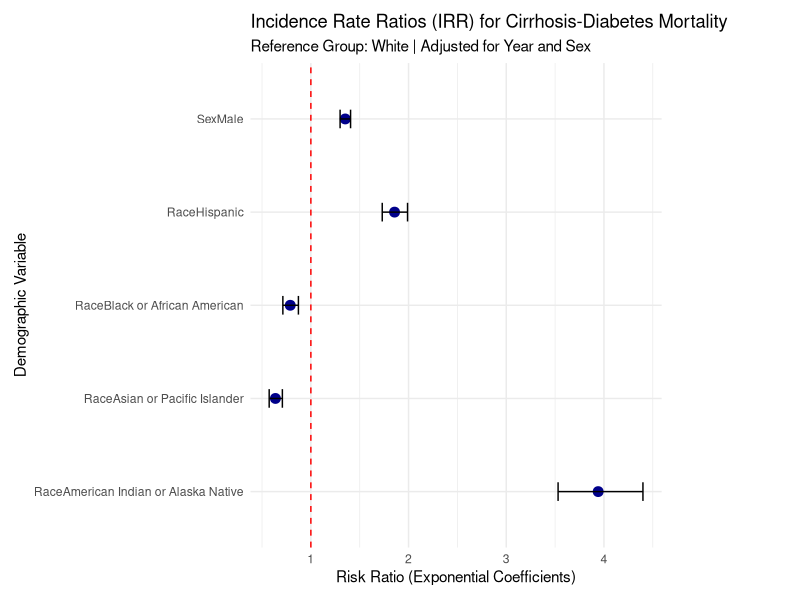
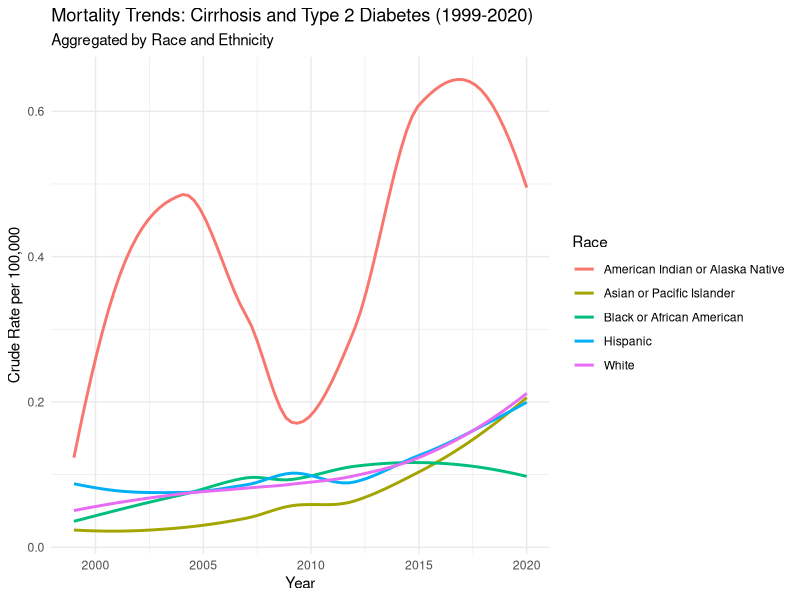
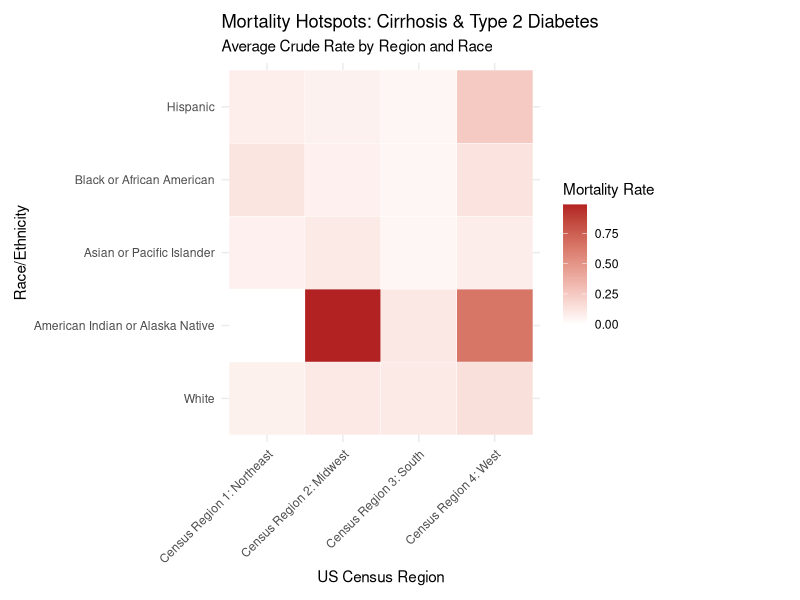
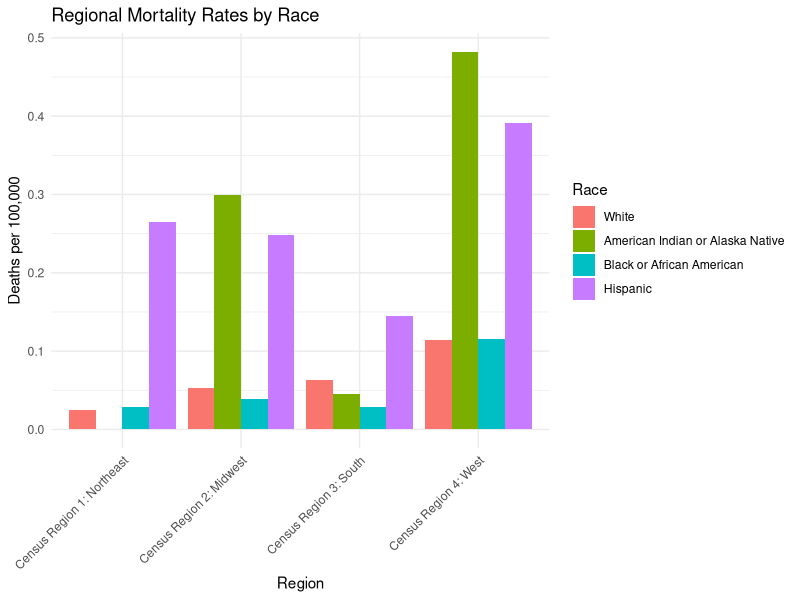
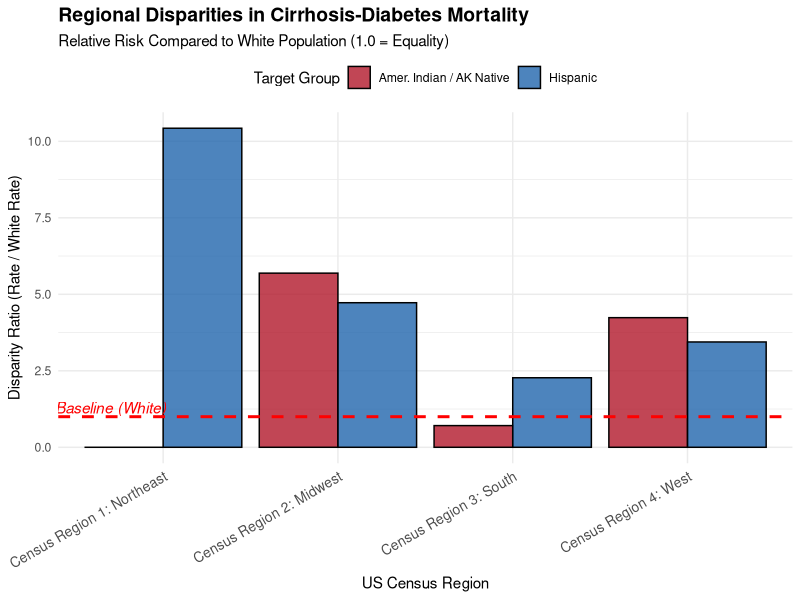
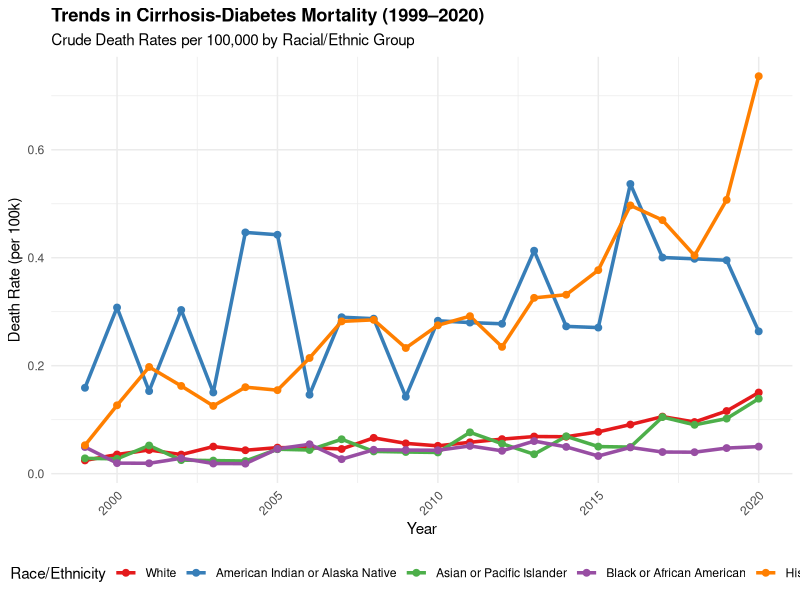
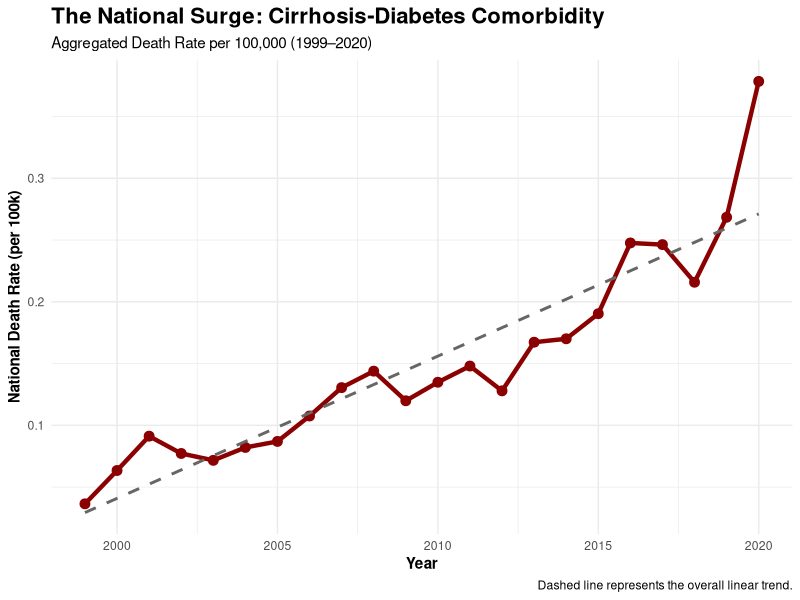
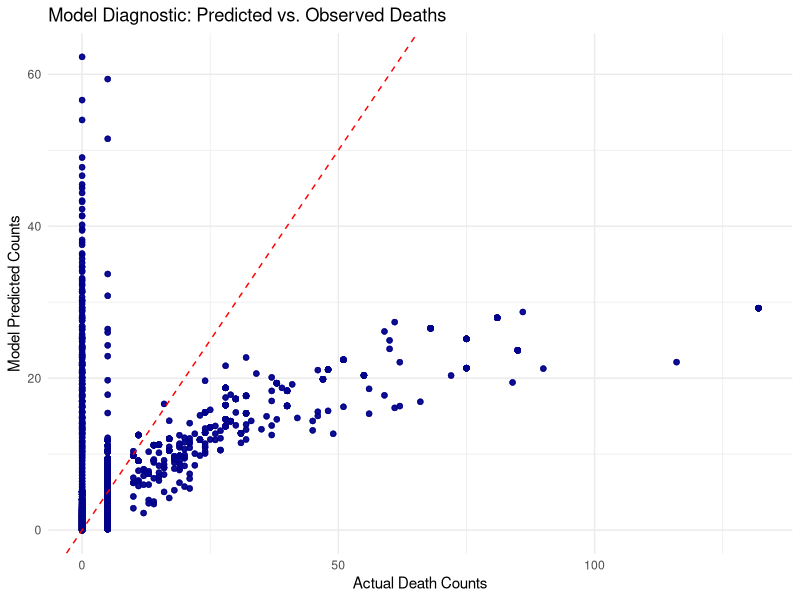

The R source for these figures, in order:
## ---- chunk 1
knitr::opts_chunk$set(echo = TRUE)
## ---- chunk 2
#Load Libraries
if (!require("tidyverse")) install.packages("tidyverse")
library(tidyverse)
if (!require("MASS")) install.packages("MASS")
library(MASS)
if (!require("ggplot2")) install.packages("ggplot2")
library(ggplot2)
if (!require("broom")) install.packages("broom")
library(broom)
## ---- chunk 3
df1 <- read_csv("CensusMCD.csv")
## ---- chunk 4
# 1. Convert Year to integer and Drop the Notes column
df1 <- df1 %>%
  mutate(Year = as.integer(Year))

# 2. Replace the text "Suppressed" with "5"  (the mean(Deaths))
df1$Deaths[df1$Deaths == "Suppressed"] <- "5"

# 3. Convert the entire Deaths column to numeric
df1$Deaths <- as.integer(df1$Deaths)

#Fix Race
# 4. We use mutate with ifelse (or case_when) to overwrite the values
df1 <- df1 %>%
  mutate(
    # Ensure both columns are strings to avoid type errors
    `Hispanic Origin` = as.character(`Hispanic Origin`),
    Race = as.character(Race),
    
    # Use case_when to precisely map the new Race values
    Race = case_when(
      `Hispanic Origin` == "Hispanic or Latino" ~ "Hispanic",
      `Hispanic Origin` == "Not Hispanic or Latino" ~ Race,
      is.na(`Hispanic Origin`) ~ Race, # Keeps original Race if Hispanic info is missing
      TRUE ~ Race                     # Safety net: keep original value otherwise
    ),
    
    # Do the same for the Codes
    `Race Code` = case_when(
      `Hispanic Origin` == "Hispanic or Latino" ~ `Hispanic Origin Code`,
      TRUE ~ as.character(`Race Code`)
    )
  )

# 5. Verification check
# This should now show "Hispanic", "White", "Black", AND "American Indian..."
unique(df1$Race)

# 6. Drop columns by name
df1_cleaned <- df1[, !(names(df1) %in% c("Hispanic Origin", "Hispanic Origin Code", "Notes"))]

# 7. Drop rows 2113 through 2200
df1_cleaned <- df1_cleaned %>%
  slice(-(2113:2200))

# See the count of each category
table(df1_cleaned$`Crude Rate`)

# See the count of each category
table(df1_cleaned$Deaths)

# See the count of each category
table(df1_cleaned$Race)

## ---- chunk 5
df2 <- read_csv("CensusOnlyK.csv")
## ---- chunk 6
# 1. Convert Year to integer and Drop the Notes column
df2 <- df2 %>%
  mutate(Year = as.integer(Year))

# 2. Replace the text "Suppressed" with "5"  (the mean(Deaths))
df2$Deaths[df2$Deaths == "Suppressed"] <- "5"

# 3. Convert the entire Deaths column to numeric
df2$Deaths <- as.integer(df2$Deaths)

#Fix Race
# 4. We use mutate with ifelse (or case_when) to overwrite the values
df2 <- df2 %>%
  mutate(
    # Ensure both columns are strings to avoid type errors
    `Hispanic Origin` = as.character(`Hispanic Origin`),
    Race = as.character(Race),
    
    # Use case_when to precisely map the new Race values
    Race = case_when(
      `Hispanic Origin` == "Hispanic or Latino" ~ "Hispanic",
      `Hispanic Origin` == "Not Hispanic or Latino" ~ Race,
      is.na(`Hispanic Origin`) ~ Race, # Keeps original Race if Hispanic info is missing
      TRUE ~ Race                     # Safety net: keep original value otherwise
    ),
    
    # Do the same for the Codes
    `Race Code` = case_when(
      `Hispanic Origin` == "Hispanic or Latino" ~ `Hispanic Origin Code`,
      TRUE ~ as.character(`Race Code`)
    )
  )

# 5. Verification check
# This should now show "Hispanic", "White", "Black", AND "American Indian..."
unique(df2$Race)

# 6. Drop columns by name
df2_cleaned <- df2[, !(names(df2) %in% c("Hispanic Origin", "Hispanic Origin Code", "Notes"))]

# 7. Drop rows 2113 through 2192
df2_cleaned <- df2_cleaned %>%
  slice(-(2113:2192))
## ---- chunk 7
# 1. Ensure Population is numeric (NAs will replace "Not Applicable")
df1_cleaned <- df1_cleaned %>%
  mutate(Population = as.numeric(gsub("[^0-9]", "", Population)))

df2_cleaned <- df2_cleaned %>%
  mutate(Population = as.numeric(gsub("[^0-9]", "", Population)))

# 2. Join the two datasets on your matching columns
# We use left_join to keep all 2112 rows of df1
df1_patched <- df1_cleaned %>%
  left_join(
    df2_cleaned %>% dplyr::select(Year, `Census Region`, Race, Sex, Population), 
    by = c("Year", "Census Region", "Race", "Sex"),
    suffix = c("_df1", "_df2")
  ) %>%
  # 3. Use coalesce to fill the holes
  mutate(Population = coalesce(Population_df1, Population_df2)) %>%
  # 4. Clean up the temporary columns
  dplyr::select(-Population_df1, -Population_df2)

# 5. Verify: How many NAs are left?
sum(is.na(df1_patched$Population))
## ---- chunk 8
# We use group_by to ensure we only fill within the same demographic bucket
df1_patched <- df1_patched %>%
  group_by(`Census Region`, Race, Sex) %>%
  arrange(Year) %>%
  # fill() looks at the nearest non-NA value and carries it forward or backward
  fill(Population, .direction = "downup") %>%
  ungroup()

# Check the count again
sum(is.na(df1_patched$Population))

#Calculate Your Final Rates
df1_final <- df1_patched %>%
  mutate(
    # Calculate the rate: (Deaths / Population) * 100,000
    Calculated_Crude_Rate = (Deaths / Population) * 100000
  )
## ---- chunk 9
# 1. First, make sure Deaths in df2 are numeric (handling Suppressed/Unreliable)
df2_cleaned <- df2_cleaned %>%
  mutate(
    Deaths = case_when(
      Deaths == "Suppressed" ~ 5,
      Deaths == "Unreliable" ~ 15,
      TRUE ~ as.numeric(Deaths)
    )
  )

# 2. Join df2 with the "good" population from your patched df1
df2_final <- df2_cleaned %>%
  dplyr::select(-Population) %>% # Drop the old "dirty" population
  left_join(
    df1_final %>% dplyr::select(Year, `Census Region`, Race, Sex, Population), 
    by = c("Year", "Census Region", "Race", "Sex")
  )

# 3. Re-calculate the Crude Rate for df2
df2_final <- df2_final %>%
  mutate(Calculated_Crude_Rate = (Deaths / Population) * 100000)

# 4. Final Audit
sum(is.na(df2_final$Population))
## ---- chunk 10
#The Final "Sanity Check"
df2_final %>%
  group_by(Race) %>%
  summarise(
    Avg_Crude_Rate_Total = mean(Calculated_Crude_Rate, na.rm = TRUE),
    Total_Deaths_Estimated = sum(Deaths, na.rm = TRUE)
  ) %>%
  arrange(desc(Avg_Crude_Rate_Total))


# Quick check: See the top rates by Race
df1_final %>%
  group_by(Race) %>%
  summarise(Avg_Crude_Rate = mean(Calculated_Crude_Rate)) %>%
  arrange(desc(Avg_Crude_Rate))

#A check of values
df2_final %>%
  group_by(Race) %>%
  summarise(Total_Pop = sum(Population, na.rm = TRUE))
## ---- chunk 11
#The "Correct" Way to Calculate Aggregate Rates
Master_Summary <- df2_final %>%
  group_by(Race) %>%
  summarise(
    Grand_Total_Deaths = sum(Deaths, na.rm = TRUE),
    Grand_Total_Pop = sum(Population, na.rm = TRUE)
  ) %>%
  mutate(
    True_Crude_Rate = (Grand_Total_Deaths / Grand_Total_Pop) * 100000
  ) %>%
  arrange(desc(True_Crude_Rate))

print(Master_Summary)
## ---- chunk 12
# Calculate weighted rates for the comorbidity dataset
Both_Summary <- df1_final %>%
  group_by(Race) %>%
  summarise(
    Both_Deaths = sum(Deaths, na.rm = TRUE),
    Both_Pop = sum(Population, na.rm = TRUE)
  ) %>%
  mutate(
    Both_True_Rate = (Both_Deaths / Both_Pop) * 100000
  )

# Join them to see the final contribution
Final_Comparison <- Master_Summary %>%
  left_join(Both_Summary, by = "Race") %>%
  mutate(
    Diabetes_Contribution_Percent = (Both_Deaths / Grand_Total_Deaths) * 100
  )

print(Final_Comparison %>% dplyr::select(Race, True_Crude_Rate, 
  Both_True_Rate, Diabetes_Contribution_Percent))
## ---- chunk 13
# 0. Combine your two cleaned datasets into one master file
analysis_df <- df1_final %>%
  rename(Deaths_Both = Deaths) %>%
  # We select only the necessary columns from df2 to avoid 'doubling up' on population
  left_join(
    df2_final %>% dplyr::select(Year, `Census Region`, Race, Sex, Population),
    by = c("Year", "Census Region", "Race", "Sex", "Population")
  )

# Verify it exists now
head(analysis_df)
# 1. Ensure Race is a 'factor' and set 'White' as the baseline for comparison
analysis_df$Race <- factor(analysis_df$Race)
analysis_df$Race <- relevel(analysis_df$Race, ref = "White")

# 2. Run the Model
# We predict 'Deaths_Both' using 'Race' and 'Sex'
# We use log(Population) as an offset to calculate the RATE
nb_model <- glm.nb(Deaths_Both ~ Race + Sex + Year + offset(log(Population)), 
                   data = analysis_df)

# 3. See the results
summary(nb_model)
## ---- chunk 14
# 1. Clean up the model results for plotting
plot_data <- tidy(nb_model, conf.int = TRUE, exponentiate = TRUE) %>%
  filter(term != "(Intercept)" & term != "Year") # Focus on Race and Sex

# 2. Create the Forest Plot - P1
ggplot(plot_data, aes(x = estimate, y = term)) +
  geom_vline(xintercept = 1, linetype = "dashed", color = "red") + # The 'Null' line
  geom_point(size = 3, color = "darkblue") +
  geom_errorbarh(aes(xmin = conf.low, xmax = conf.high), height = 0.2) +
  theme_minimal() + 
  theme(plot.margin = margin(10, 100, 10, 10)) +
  labs(
    title = "Incidence Rate Ratios (IRR) for Cirrhosis-Diabetes Mortality",
    subtitle = "Reference Group: White | Adjusted for Year and Sex",
    x = "Risk Ratio (Exponential Coefficients)",
    y = "Demographic Variable"
  )
## ---- chunk 15
# Create a line graph over time - P2
ggplot(df1_final, aes(x = Year, y = Calculated_Crude_Rate, color = Race)) +
  geom_smooth(se = FALSE, method = "loess") + # Smooths the lines to show the trend
  theme_minimal() +
  labs(
    title = "Mortality Trends: Cirrhosis and Type 2 Diabetes (1999-2020)",
    subtitle = "Aggregated by Race and Ethnicity",
    y = "Crude Rate per 100,000",
    x = "Year"
  )
## ---- chunk 16
#Prep for the heatmap
regional_analysis <- analysis_df %>%
  group_by(`Census Region`, Race) %>%
  summarise(
    Total_Deaths = sum(Deaths_Both, na.rm = TRUE),
    # Using the calculated rate from df1_final
    Avg_Rate = mean(Calculated_Crude_Rate, na.rm = TRUE),
    .groups = 'drop'
  )

# Create the Heatmap - P3
ggplot(regional_analysis, aes(x = `Census Region`, y = Race, fill = Avg_Rate)) +
  geom_tile(color = "white") +
  scale_fill_gradient(low = "white", high = "firebrick") +
  theme_minimal() +
  theme(plot.margin = margin(10, 100, 10, 10)) +
  theme(axis.text.x = element_text(angle = 45, hjust = 1)) +
  labs(
    title = "Mortality Hotspots: Cirrhosis & Type 2 Diabetes",
    subtitle = "Average Crude Rate by Region and Race",
    fill = "Mortality Rate",
    x = "US Census Region",
    y = "Race/Ethnicity"
  )
## ---- chunk 17
#One Last "New" Trick: The Ratio Plot - P4
analysis_df %>%
  group_by(`Census Region`, Race) %>%
  summarise(
    # What % of the Population is dying from this?
    Regional_Rate = (sum(Deaths_Both) / sum(Population)) * 100000,
    .groups = 'drop'
  ) %>%
  filter(Race %in% c("American Indian or Alaska Native", "White", "Hispanic", "Black or African American")) %>%
  ggplot(aes(x = `Census Region`, y = Regional_Rate, fill = Race)) +
  geom_bar(stat = "identity", position = "dodge") +
  theme_minimal() +
  theme(axis.text.x = element_text(angle = 45, hjust = 1)) +
  labs(title = "Regional Mortality Rates by Race",
       y = "Deaths per 100,000",
       x = "Region")
## ---- chunk 18
#Prep the data
regional_disparity <- analysis_df %>%
  group_by(`Census Region`, Race) %>%
  summarise(
    # Use the aggregate calculation (Sum of Deaths / Sum of Population)
    Agg_Rate = (sum(Deaths_Both) / sum(Population)) * 100000,
    .groups = 'drop'
  ) %>%
  # Pivot the data to compare Race vs White
  tidyr::pivot_wider(names_from = Race, values_from = Agg_Rate) %>%
  mutate(
    AIAN_Disparity_Ratio = `American Indian or Alaska Native` / White,
    Hispanic_Disparity_Ratio = Hispanic / White
  )

# View the ratios
print(regional_disparity %>% dplyr::select(`Census Region`,
 AIAN_Disparity_Ratio, Hispanic_Disparity_Ratio))
## ---- chunk 19
# 1. Prepare the data for a side-by-side plot
plot_final <- regional_disparity %>%
  dplyr::select(`Census Region`, AIAN_Disparity_Ratio, Hispanic_Disparity_Ratio) %>%
  pivot_longer(cols = ends_with("Ratio"), 
               names_to = "Demographic_Group", 
               values_to = "Disparity_Ratio") %>%
  # Clean up labels for the legend
  mutate(Demographic_Group = ifelse(Demographic_Group == "AIAN_Disparity_Ratio", 
                                   "Amer. Indian / AK Native", "Hispanic"))

# 2. Create the Visual - P5
ggplot(plot_final, aes(x = `Census Region`, y = Disparity_Ratio, fill = Demographic_Group)) +
  geom_bar(stat = "identity", position = "dodge", color = "black", alpha = 0.8) +
  geom_hline(yintercept = 1, linetype = "dashed", color = "red", size = 1) +
  annotate("text", x = 0.7, y = 1.3, label = "Baseline (White)", color = "red", fontface = "italic") +
  scale_fill_manual(values = c("Amer. Indian / AK Native" = "#b2182b", "Hispanic" = "#2166ac")) +
  theme_minimal() +
  theme(
    axis.text.x = element_text(angle = 30, hjust = 1, size = 10),
    legend.position = "top",
    plot.title = element_text(face = "bold", size = 14)
  ) +
  labs(
    title = "Regional Disparities in Cirrhosis-Diabetes Mortality",
    subtitle = "Relative Risk Compared to White Population (1.0 = Equality)",
    x = "US Census Region",
    y = "Disparity Ratio (Rate / White Rate)",
    fill = "Target Group"
  )
## ---- chunk 20
# 1. Calculate the aggregate rate for each race per year
yearly_trends <- analysis_df %>%
  group_by(Year, Race) %>%
  summarise(
    Total_Deaths = sum(Deaths_Both, na.rm = TRUE),
    Total_Pop = sum(Population, na.rm = TRUE),
    .groups = 'drop'
  ) %>%
  mutate(Yearly_Rate = (Total_Deaths / Total_Pop) * 100000)

# 2. Plot the line graph - P6
ggplot(yearly_trends, aes(x = Year, y = Yearly_Rate, color = Race, group = Race)) +
  geom_line(size = 1.2) +
  geom_point(size = 2) +
  theme_minimal() +
  scale_color_brewer(palette = "Set1") +
  labs(
    title = "Trends in Cirrhosis-Diabetes Mortality (1999–2020)",
    subtitle = "Crude Death Rates per 100,000 by Racial/Ethnic Group",
    x = "Year",
    y = "Death Rate (per 100k)",
    color = "Race/Ethnicity"
  ) +
  theme(
    legend.position = "bottom",
    plot.title = element_text(face = "bold"),
    axis.text.x = element_text(angle = 45, hjust = 1)
  )
## ---- chunk 21
# 1. Aggregate everything by Year to get the national average
national_trend <- analysis_df %>%
  group_by(Year) %>%
  summarise(
    Total_Deaths = sum(Deaths_Both, na.rm = TRUE),
    Total_Pop = sum(Population, na.rm = TRUE),
    .groups = 'drop'
  ) %>%
  mutate(National_Rate = (Total_Deaths / Total_Pop) * 100000)

# 2. Create the "Surge" Line Graph - P7
ggplot(national_trend, aes(x = Year, y = National_Rate)) +
  geom_line(linewidth = 1.5, color = "darkred") +
  geom_point(size = 3, color = "darkred") +
  # Adding a trend line to show the "Slope of the Crisis"
  geom_smooth(method = "lm", linetype = "dashed", color = "gray40", se = FALSE) +
  theme_minimal() +
  labs(
    title = "The National Surge: Cirrhosis-Diabetes Comorbidity",
    subtitle = "Aggregated Death Rate per 100,000 (1999–2020)",
    x = "Year",
    y = "National Death Rate (per 100k)",
    caption = "Dashed line represents the overall linear trend."
  ) +
  theme(
    plot.title = element_text(face = "bold", size = 16),
    axis.title = element_text(face = "bold")
  )
## ---- chunk 22
# 1. Filter out the rows that were originally suppressed (where deaths were 5 or 15)
robust_df <- analysis_df %>% filter(Deaths_Both > 15)

# 2. Re-run the model
nb_model_robust <- glm.nb(Deaths_Both ~ Race + Sex + Year + offset(log(Population)), 
                          data = robust_df)

# 3. Compare the IRRs
summary(nb_model_robust)
## ---- chunk 23
# Compare the model's predictions to the actual death counts - P8
analysis_df$predicted_deaths <- predict(nb_model, type = "response")

ggplot(analysis_df, aes(x = Deaths_Both, y = predicted_deaths)) +
  geom_point(alpha = 0.3, color = "darkblue") +
  geom_abline(slope = 1, intercept = 0, color = "red", linetype = "dashed") +
  theme_minimal() +
  labs(title = "Model Diagnostic: Predicted vs. Observed Deaths",
       x = "Actual Death Counts",
       y = "Model Predicted Counts")
## ---- chunk 24
# First, let's check what data we actually have
# Create a clean trend plot with proper data
# Based on your code, I see you have yearly_trends data

# Create a clean national trend excluding 2020 outlier
cleaned_national_trend <- national_trend %>%
  filter(Year != 2020)  # Remove 2020 outlier

# Fit a proper linear model for trend
model <- lm(National_Rate ~ Year, data = cleaned_national_trend)
slope <- coef(model)[2]
intercept <- coef(model)[1]

# Predict 2026 rate
predicted_2026_rate <- intercept + slope * 2026

# Calculate percent increase from 2019 to 2026 (using 2019 as baseline)
actual_2019_rate <- national_trend %>% filter(Year == 2019) %>% pull(National_Rate)
percent_increase <- ((predicted_2026_rate - actual_2019_rate) / actual_2019_rate) * 100
## ---- chunk 25
# Print results
cat("Predicted rate for 2026:", round(predicted_2026_rate, 2), "\n")
cat("Percent increase from 2019 to 2026:", round(percent_increase, 2), "%\n")
## ---- chunk 26
# Create the complete plot that shows the trend and prediction
# Get the actual data points
actual_data <- national_trend %>%
  mutate(Type = "Actual")

# Create future predictions
future_data <- data.frame(
  Year = 2021:2026,
  National_Rate = predict(model, newdata = data.frame(Year = 2021:2026)),
  Type = "Predicted"
)

# Combine all data
all_data <- bind_rows(actual_data, future_data)
## ---- chunk 27
# Create the final plot with proper x-axis
ggplot(all_data, aes(x = Year, y = National_Rate, color = Type)) +
  geom_line(size = 1.2, aes(linetype = Type)) +
  geom_point(size = 3) +
  geom_vline(xintercept = 2020, linetype = "dashed", color = "gray50") +
  geom_vline(xintercept = 2026, linetype = "dashed", color = "gray50") +
  scale_linetype_manual(values = c("Actual" = "solid", "Predicted" = "dashed")) +
  theme_minimal() +
  labs(title = "National Trend in Cirrhosis-Diabetes Mortality (1999-2026)",
       subtitle = paste("Prediction for 2026:", round(predicted_2026_rate, 2), 
                       "per 100,000 | Increase:", round(percent_increase, 1), "%"),
       x = "Year",
       y = "National Death Rate (per 100,000)",
       color = "Data Type",
       linetype = "Data Type") +
  theme(plot.title = element_text(face = "bold", size = 16),
        plot.subtitle = element_text(size = 12),
        legend.position = "bottom")
## ---- chunk 28
# Also create a simple line plot showing the trend
ggplot(national_trend, aes(x = Year, y = National_Rate)) +
  geom_line(size = 1.2, color = "darkblue") +
  geom_point(size = 3, color = "darkblue") +
  geom_line(data = data.frame(Year = 2021:2026, 
                              National_Rate = predict(model, newdata = data.frame(Year = 2021:2026))),
            aes(x = Year, y = National_Rate), 
            color = "red", linetype = "dashed", size = 1.2) +
  geom_point(data = data.frame(Year = 2021:2026, 
                               National_Rate = predict(model, newdata = data.frame(Year = 2021:2026))),
             aes(x = Year, y = National_Rate), 
             color = "red", size = 3) +
  theme_minimal() +
  labs(title = "National Trend in Cirrhosis-Diabetes Mortality (1999-2026)",
       subtitle = "Historical data with 2026 prediction",
       x = "Year",
       y = "National Death Rate (per 100,000)") +
  theme(plot.title = element_text(face = "bold", size = 16))
## ---- chunk 29
# Simple approach using the last few years to predict
# Use 2018-2019 data to get trend
recent_data <- national_trend %>%
  filter(Year >= 2018 & Year <= 2020) %>%
  filter(Year != 2020)  # Remove 2020 outlier

# Fit model on recent data
model_recent <- lm(National_Rate ~ Year, data = recent_data)
slope_recent <- coef(model_recent)[2]
intercept_recent <- coef(model_recent)[1]

# Predict 2026
predicted_2026_rate_recent <- intercept_recent + slope_recent * 2026

# Calculate percent increase from 2019 to 2026
actual_2019_rate <- national_trend %>% filter(Year == 2019) %>% pull(National_Rate)
percent_increase_recent <- ((predicted_2026_rate_recent - actual_2019_rate) / actual_2019_rate) * 100

cat("Predicted rate for 2026 (using 2018-2019 trend):", round(predicted_2026_rate_recent, 2), "\n")
cat("Percent increase from 2019 to 2026:", round(percent_increase_recent, 2), "%\n")
